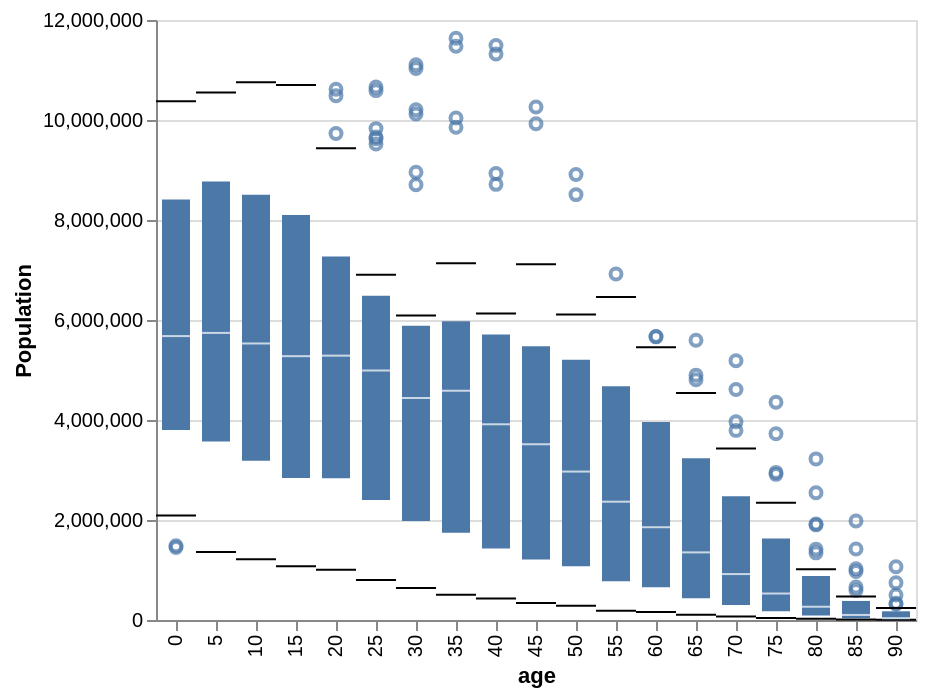

Source (Vega-Lite JSON):
### Vega-Lite specification from a JSON file in a GitHub repository (floating-point values rounded to 4 significant figures; data arrays with more than 128 entries replaced by an {"elided": "..."} marker saying what was removed)
{"$schema": "https://vega.github.io/schema/vega-lite/v5.json", "config": {"boxplot": {"ticks": true}}, "data": {"values": {"elided": "570 records"}}, "encoding": {"x": {"field": "age", "type": "ordinal"}, "y": {"axis": {"title": "Population"}, "field": "people", "type": "quantitative"}}, "mark": {"extent": 0.5, "rule": false, "type": "boxplot"}}
